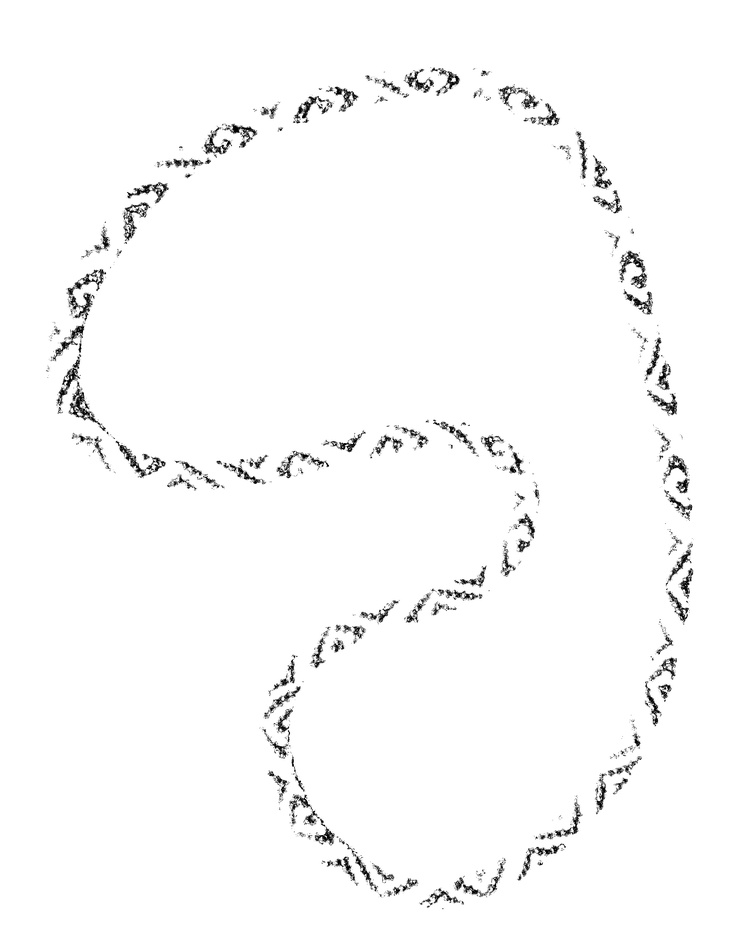
#> input picture beads-photo-2-black.jpg, 750 x 940 px, shrunk from 2540 x 3182 before the run
$ python bead_map.py --masks beads-photo-2-black.jpg beads-photo-2-red.jpg beads-photo-2-red.jpg --beads-per-row 1.0
#> lines starting #> are read from the running program, lines starting #| are printed output that depends on the picture; after the words box and inside, x2 and y2 are one past the last pixel; in counts of white or black regions, pixels touching at a corner belong together
#!/usr/bin/env python3
import sys
import numpy as np
import argparse
from scipy.spatial import KDTree
from skimage import io, img_as_bool
from skimage.color import rgb2gray
from skimage.measure import label, regionprops
from skimage.feature import blob_log
from matplotlib import pyplot as plt
from scipy.signal import find_peaks


def load_masks(mask_paths, thresh=0.5):
    """
    Read each mask image (JPEG), convert to grayscale, then threshold:
      pixels <= thresh → False (background)
      pixels >  thresh → True  (foreground)
    """
    masks = []
    for path in mask_paths:
        img = io.imread(path)
        # convert to float [0–1] grayscale
        if img.ndim == 3:
            gray = rgb2gray(img)
        else:
            gray = img.astype(float) / np.max(img)
        # threshold at half‑grey
        mask = gray > thresh
        masks.append(mask)
    return masks


def estimate_bead_radius(mask):
    # explicitly tell label that white (True=1) is background
    labels = label(mask, background=1)
    regions = [r for r in regionprops(labels) if r.area > 0]
    if not regions:
        raise RuntimeError("No bead-like regions in mask to estimate radius.")
    areas = [r.area for r in regions]
    # remove duplicates and sort to inspect unique sizes
    unique_areas = [float(a) for a in sorted(set(areas))]
    print("DEBUG: Smallest 100 unique region areas:", unique_areas[:100])
    # ensure native Python floats in the list for clean printing
    sorted_areas = [float(a) for a in sorted(areas)]

    # DEBUG PLOT: log10 of region areas vs region index
    idx = np.arange(1, len(areas)+1)
    log_area = np.log10(sorted_areas)
    plt.figure()
    plt.plot(idx, log_area, marker='o', linestyle='-')
    plt.xlabel('Region index')
    plt.ylabel('log10(region area)')
    plt.title('Bead region sizes')
    plt.show()

    # DEBUG: Display the largest connected region alongside the plot
    # Identify the region with the maximum area
    max_region = max(regions, key=lambda r: r.area)
    region_label = max_region.label
    # Create a boolean mask of only that region
    largest_region_mask = (labels == region_label)
    # compute ratio of largest region to total image pixels
    total_pixels = mask.size
    ratio = max_region.area / total_pixels
    print(f"DEBUG: Largest region area = {max_region.area} px, "
          f"Total pixels = {total_pixels} px, "
          f"Ratio = {ratio:.4f}")
    # Show the largest region with mask=True rendered as black
    plt.figure()
    # use inverted gray so True→0 (black) and False→1 (white)
    plt.imshow(largest_region_mask, cmap='gray_r', vmin=0, vmax=1)
    plt.title(f'Largest region (label={region_label}, area={max_region.area} px)')
    plt.axis('off')
    plt.show()

    # NEW DEBUG PLOT: total pixel count vs region size
    from collections import Counter
    area_counts = Counter(areas)
    unique_areas = sorted(area_counts)
    total_pixels_per_area = [area_counts[a] * a for a in unique_areas]
    log_area = np.log10(unique_areas)
    plt.figure()
    # plot log10(region area) on x-axis, total pixels on y-axis
    plt.plot(log_area, total_pixels_per_area, marker='o', linestyle='-')
    plt.xlabel('log10(region area)')
    plt.ylabel('Total pixels across regions of that area')
    plt.title('Pixel count by region size')
    plt.show()

    # Compute radius from peaks in pixel‑count curve
    logA = np.log10(unique_areas)
    counts = total_pixels_per_area

    # find all peaks in the pixel‑count curve
    peaks, _ = find_peaks(counts)
    # select only those in the bead‑expected log‑area window (e.g. 2.2–2.7)
    bead_peak_idxs = [i for i in peaks if 2.2 <= logA[i] <= 2.7]
    # ensure native Python floats for clean printing
    bead_areas = [float(unique_areas[i]) for i in bead_peak_idxs]
    # convert to radii and report
    bead_radii = [np.sqrt(a/np.pi) for a in bead_areas]
    print("DEBUG: Detected bead‑size peaks at areas:", bead_areas)
    print("DEBUG: => estimated radii (px):", [f"{r:.1f}" for r in bead_radii])

    # optionally pick the most prominent peak
    if bead_areas:
        # choose the peak with highest total_pixels_per_area
        best = bead_peak_idxs[np.argmax([counts[i] for i in bead_peak_idxs])]
        best_area, best_radius = unique_areas[best], np.sqrt(unique_areas[best]/np.pi)
        print(f"DEBUG: Auto‑picked bead radius: {best_radius:.1f} px (area={best_area})")
        radius = best_radius
    else:
        print("DEBUG: No bead‑size peaks found; falling back to median.")
        radius = np.median(areas)**0.5/np.sqrt(np.pi)

    return radius


def detect_bead_centers(combined_mask, radius):
    # LoG blob detection around estimated radius
    blobs = blob_log(
        combined_mask.astype(float),
        min_sigma=radius * 0.8,
        max_sigma=radius * 1.2,
        num_sigma=10,
        threshold=0.05,
    )
    return blobs[:, :2]  # (row, col)


def build_neighbor_tree(centers):
    return KDTree(centers)


def trace_cycle(tree, n_beads, start_idx):
    # Follow nearest-neighbor cycle of length n_beads
    order = [start_idx]
    prev = None
    curr = start_idx
    while len(order) < n_beads:
        dists, idxs = tree.query(tree.data[curr], k=4)
        # skip self and previous
        for nb in idxs:
            if nb != curr and nb != prev:
                nxt = nb
                break
        # stop if looped
        if nxt == start_idx:
            break
        order.append(nxt)
        prev, curr = curr, nxt
    # pad if missing
    if len(order) < n_beads:
        order += [-1] * (n_beads - len(order))
    return order


def assign_pixels(mask, tree, bead_ids):
    coords = np.argwhere(mask)
    bead_map = np.zeros(mask.shape, int)
    if coords.size > 0:
        _, idxs = tree.query(coords)
        bead_map[coords[:,0], coords[:,1]] = bead_ids[idxs]
    return bead_map


def main():
    p = argparse.ArgumentParser(description="Map beads and output color sequence.")
    p.add_argument('--masks', nargs=3, required=True,
                   help='>3 mask images: yellow, red, black')
    p.add_argument('--beads-per-row', type=float, required=True,
                   help='Exact beads per row (e.g. 6.5)')
    p.add_argument('--output-prefix', default='bead_map',
                   help='Prefix for outputs')
    args = p.parse_args()

    # 1) Load masks (white areas → True), then invert the black mask
    yellow_mask, red_mask, black_mask = load_masks(args.masks)
#> in load_masks, img is the input picture: shape (940, 750); min 0, max 255, mean 250.3
#> in load_masks, `mask = gray > thresh`:
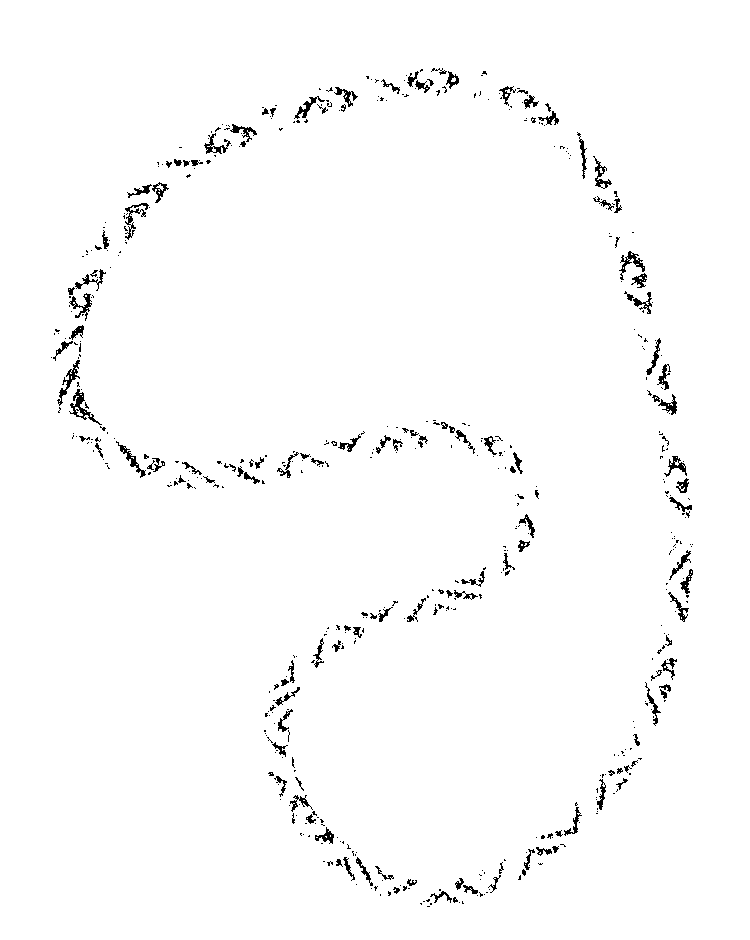
#> mask: shape (940, 750) bool; 98.3% white; black in thin lines or dots, all inside (x1, y1, x2, y2) = (51, 68, 693, 907)
    # we want True == black pixels, not white
    black_mask = np.logical_not(black_mask)
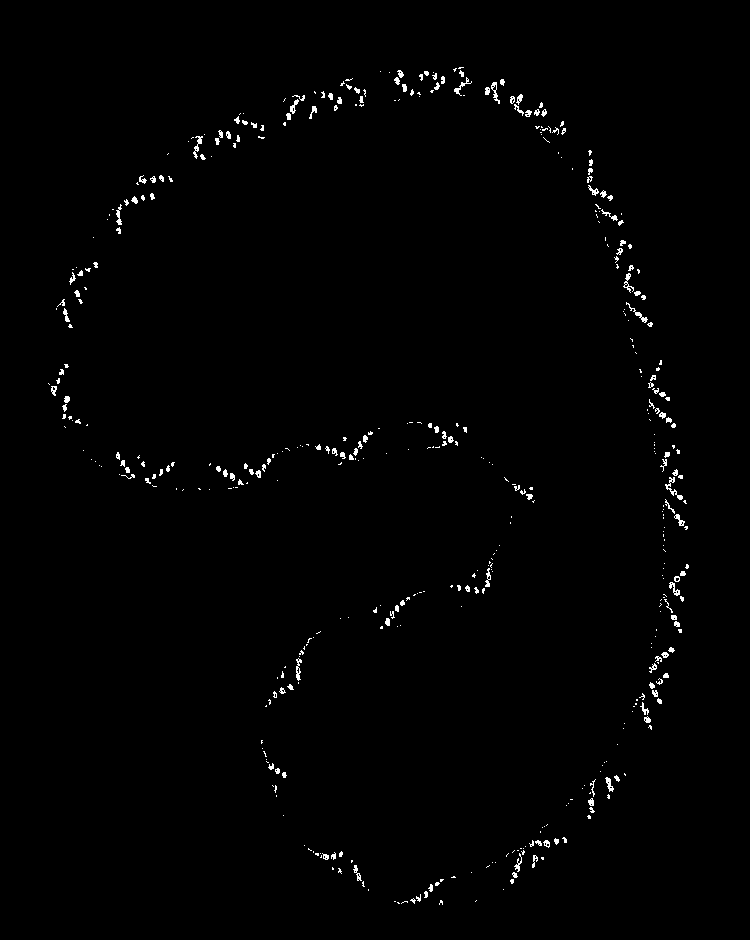
#> black_mask: shape (940, 750) bool; 0.93% white in thin lines or dots, all inside (x1, y1, x2, y2) = (48, 67, 689, 905)

    # DEBUG: count and compare truly‑black pixels vs largest connected black region
    total_black = int(np.sum(black_mask))
#> total_black = 6563
    labels_black = label(black_mask, background=0)
#> labels_black: shape (940, 750) int32; 473 distinct labels, from 0 to 472
    regions_black = [r for r in regionprops(labels_black) if r.area > 0]
#> regions_black = 472 regions; largest, box (x1, y1, x2, y2) and area: (665, 477, 683, 500) 102, (626, 302, 648, 323) 80, (193, 136, 203, 159) 79, (454, 77, 472, 96) 72, (491, 82, 500, 104) 72
    if regions_black:
        max_b = max(regions_black, key=lambda r: r.area)
        print(f"DEBUG: Total black pixels = {total_black} px")
#| DEBUG: Total black pixels = 6563 px
        print(f"DEBUG: Largest black region area = {max_b.area} px")
#| DEBUG: Largest black region area = 102.0 px
        print(f"DEBUG: Ratio largest/total black = {max_b.area/total_black:.4f}")
#| DEBUG: Ratio largest/total black = 0.0155
    else:
        print("DEBUG: No black regions found in mask.")

    combined = yellow_mask | red_mask | black_mask
#> combined: shape (940, 750) bool; every value is 1

    # 2) Estimate bead radius & detect centers
    radius = estimate_bead_radius(yellow_mask)
#> in estimate_bead_radius, `labels = label(mask, background=1)`:
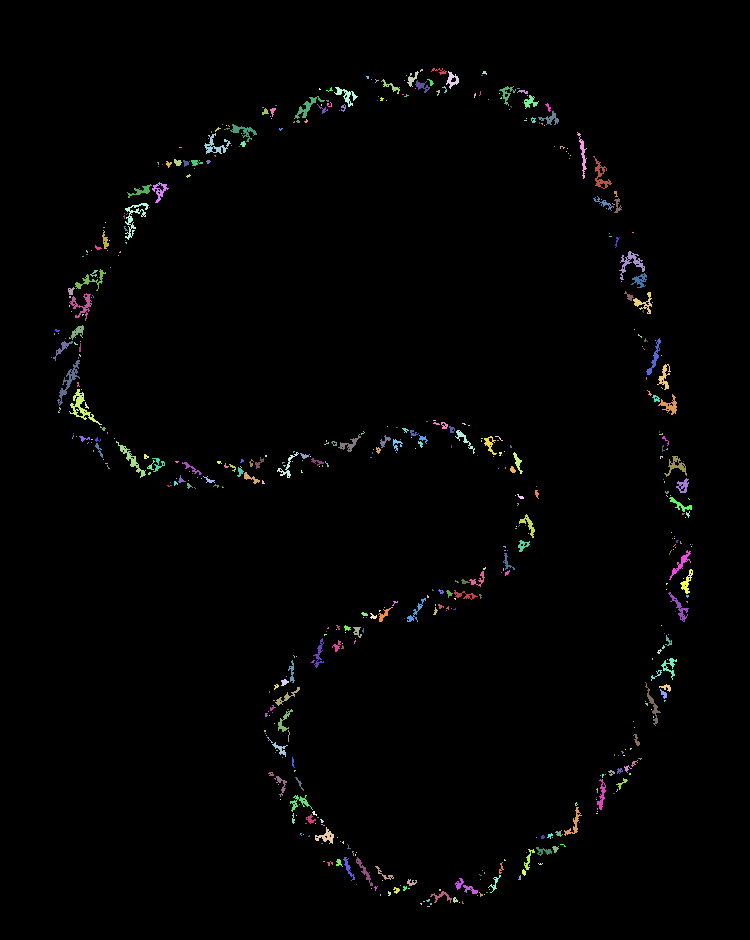
#> labels: shape (940, 750) int32; 555 distinct labels, from 0 to 554; one colour per label, 0 black
#> in estimate_bead_radius, `regions = [r for r in regionprops(labels) if r.area > 0]`: regions = 554 regions; largest, box (x1, y1, x2, y2) and area: (69, 389, 102, 425) 281, (57, 360, 80, 406) 237, (125, 203, 149, 240) 230, (619, 251, 645, 280) 218, (116, 441, 146, 478) 198
#> in estimate_bead_radius, `areas = [r.area for r in regions]`: areas = 554 values, max 281 at index 175, min 1 at index 5, mean 21.63
#> in estimate_bead_radius, `unique_areas = [float(a) for a in sorted(set(areas))]`: unique_areas = 101 values from 1 to 281
#> (printed output is left out)
#> in estimate_bead_radius, `sorted_areas = [float(a) for a in sorted(areas)]`: sorted_areas = 554 values from 1 to 281
#> in estimate_bead_radius, `idx = np.arange(1, len(areas)+1)`: idx = 554 values from 1 to 554
#> in estimate_bead_radius, `log_area = np.log10(sorted_areas)`: log_area = 554 values from 0 to 2.45
#> in estimate_bead_radius, `plt.show()`:
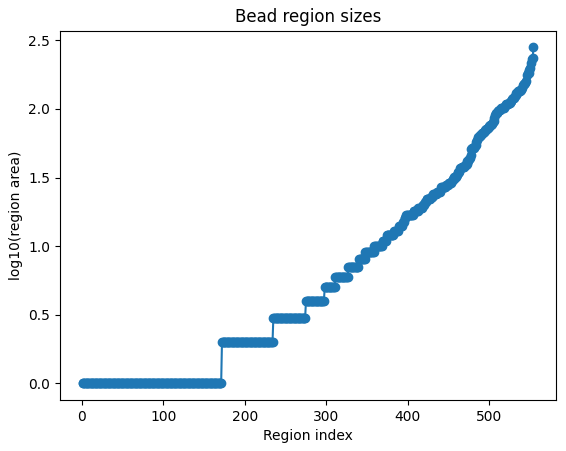
#> figure drawn by matplotlib, 1 panel; curve peaks at x = 554, y = 2.45
#> in estimate_bead_radius, `region_label = max_region.label`: region_label = 176
#> in estimate_bead_radius, `largest_region_mask = (labels == region_label)`:
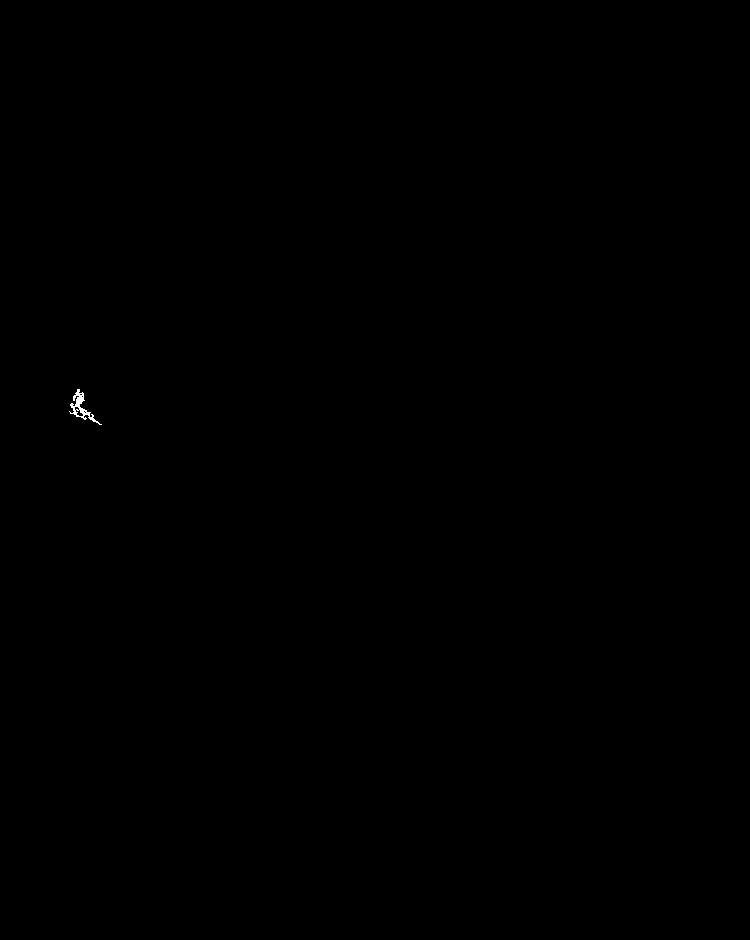
#> largest_region_mask: shape (940, 750) bool; 0.04% white; 1 white region, box (x1, y1, x2, y2) and area: (69, 389, 102, 425) 281
#> in estimate_bead_radius, `ratio = max_region.area / total_pixels`: ratio = 0.000399
#| DEBUG: Largest region area = 281.0 px, Total pixels = 705000 px, Ratio = 0.0004
#> in estimate_bead_radius, `area_counts = Counter(areas)`: area_counts = 101 items
#> in estimate_bead_radius, `total_pixels_per_area = [area_counts[a] * a for a in unique_areas]`: total_pixels_per_area = 101 values, max 432 at index 74, min 26 at index 25, mean 118.7
#> in estimate_bead_radius, `log_area = np.log10(unique_areas)`: log_area = 101 values from 0 to 2.45
#> in estimate_bead_radius, `plt.show()`:
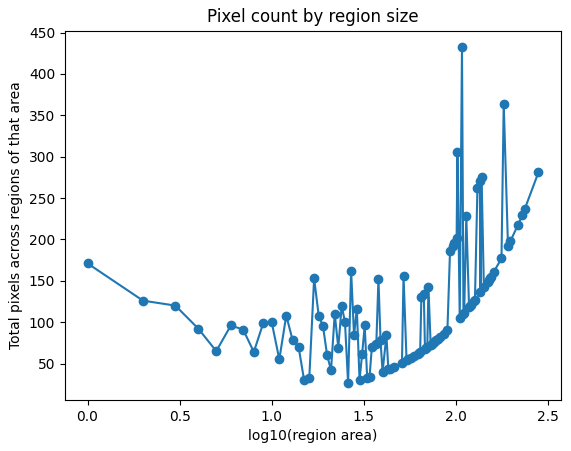
#> figure drawn by matplotlib, 1 panel; curve peaks at x = 2.03, y = 432
#> in estimate_bead_radius, `counts = total_pixels_per_area`: counts has the same summary as total_pixels_per_area
#> in estimate_bead_radius, `peaks, _ = find_peaks(counts)`: peaks = 20 values from 5 to 94
#> in estimate_bead_radius, `bead_peak_idxs = [i for i in peaks if 2.2 <= logA[i] <= 2.7]`: bead_peak_idxs = [94]
#> in estimate_bead_radius, `bead_areas = [float(unique_areas[i]) for i in bead_peak_idxs]`: bead_areas = [182]
#> in estimate_bead_radius, `bead_radii = [np.sqrt(a/np.pi) for a in bead_areas]`: bead_radii = [7.61]
#| DEBUG: Detected bead‑size peaks at areas: [182.0]
#| DEBUG: => estimated radii (px): ['7.6']
#> in estimate_bead_radius, `best = bead_peak_idxs[np.argmax([counts[i] for i in bead_peak_idxs])]`: best = 94
#> in estimate_bead_radius, `best_area, best_radius = unique_areas[best], np.sqrt(unique_areas[best..`: best_area = 182; best_radius = 7.61
#| DEBUG: Auto‑picked bead radius: 7.6 px (area=182.0)
#> radius = 7.61
    print(f"Estimated bead radius: {radius:.1f} px")
#| Estimated bead radius: 7.6 px
    centers = detect_bead_centers(combined, radius)
#> in detect_bead_centers, `blobs = blob_log( combined_mask.astype(float), min_sigma=radius * 0.8,..`: blobs = empty array
#> centers = empty array
    n_detected = len(centers)
#> n_detected = 0
    print(f"Detected {n_detected} bead centers.")
#| Detected 0 bead centers.

    if n_detected == 0:
#> (the run stopped early here; a loop or call above may not have finished)
